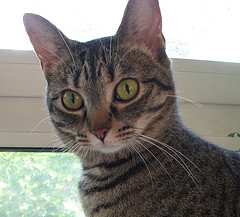
#> input picture demos/keras/cat.jpeg, 240 x 217 px
$ python catfmt.py   (Python 2 division)   (older library calls are emulated)
#> lines starting #> are read from the running program, lines starting #| are printed output that depends on the picture
from scipy import misc
import copy
import numpy as np
# [7 lines of commented-out code are left out]
im = misc.imread('cat.jpeg')
#> im is the input picture: shape (217, 240, 3); mean R, G, B 136.8, 133.7, 127.7
im = misc.imresize(im, (227, 227)).astype(np.float32)
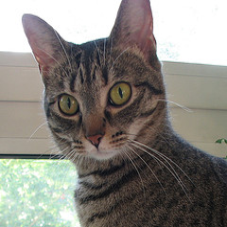
#> im: shape (227, 227, 3) float32; mean R, G, B 136.8, 133.7, 127.7
aux = copy.copy(im)
im[:, :, 0] = aux[:, :, 2]
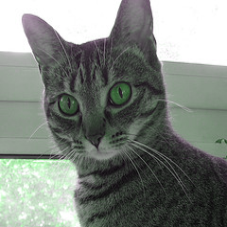
#> im: shape (227, 227, 3) float32; mean R, G, B 127.7, 133.7, 127.7
im[:, :, 2] = aux[:, :, 0]
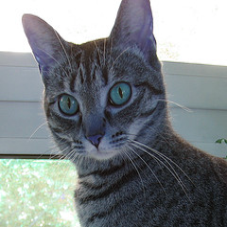
#> im: shape (227, 227, 3) float32; mean R, G, B 127.7, 133.7, 136.8

# Remove image mean
im[:, :, 0] -= 104.006
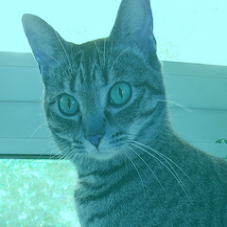
#> im: shape (227, 227, 3) float32; mean R, G, B 23.7, 133.7, 136.8; drawn with min black and max white
im[:, :, 1] -= 116.669
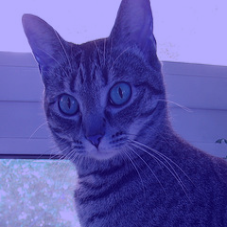
#> im: shape (227, 227, 3) float32; mean R, G, B 23.7, 17.1, 136.8; drawn with min black and max white
im[:, :, 2] -= 122.679
# im = np.expand_dims(im, axis=0)

print im
#> (printed output is left out)

bytearr = im.astype(np.float32)


shape = 'x'.join(str(x) for x in list(im.shape))
# weight = weight_name[len(layer_name)+1:].split(":")[0]

name = 'cat-' + shape
#> name = 'cat-227x227x3'

# meta['type'] = 'float32'
# self.metadata.append(meta)
# offset += len(bytearr)
bytearr.tofile(name)

$ run again, with demos/keras/paper.jpg copied over demos/keras/cat.jpeg
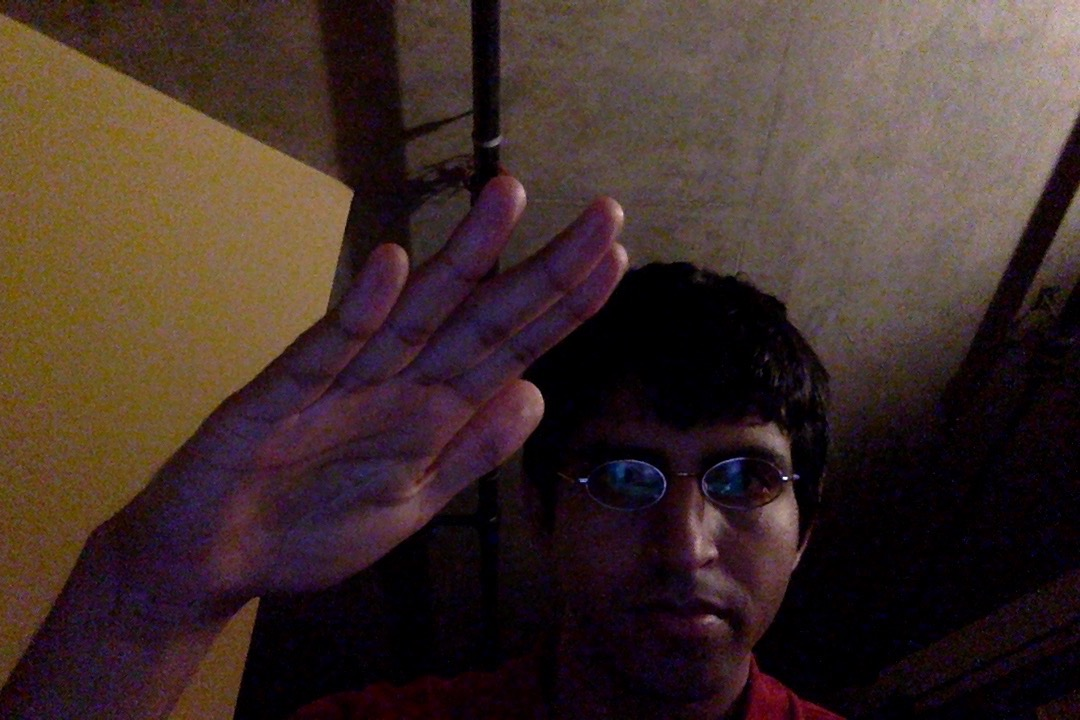
#> input picture demos/keras/paper.jpg, 1080 x 720 px
#> im is the input picture: shape (720, 1080, 3); mean R, G, B 63.6, 46, 42
#> `im[:, :, 1] -= 116.669`:
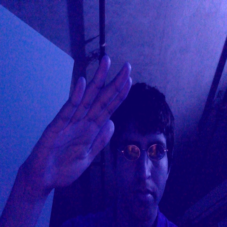
#> im: shape (227, 227, 3) float32; mean R, G, B -62, -70.7, 63.6; drawn with min black and max white
#> `im[:, :, 2] -= 122.679`:
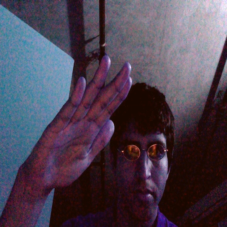
#> im: shape (227, 227, 3) float32; mean R, G, B -62, -70.7, -59.1; drawn with min black and max white
#> (printed output is left out)

$ run again, with demos/keras/scissors.jpg copied over demos/keras/cat.jpeg
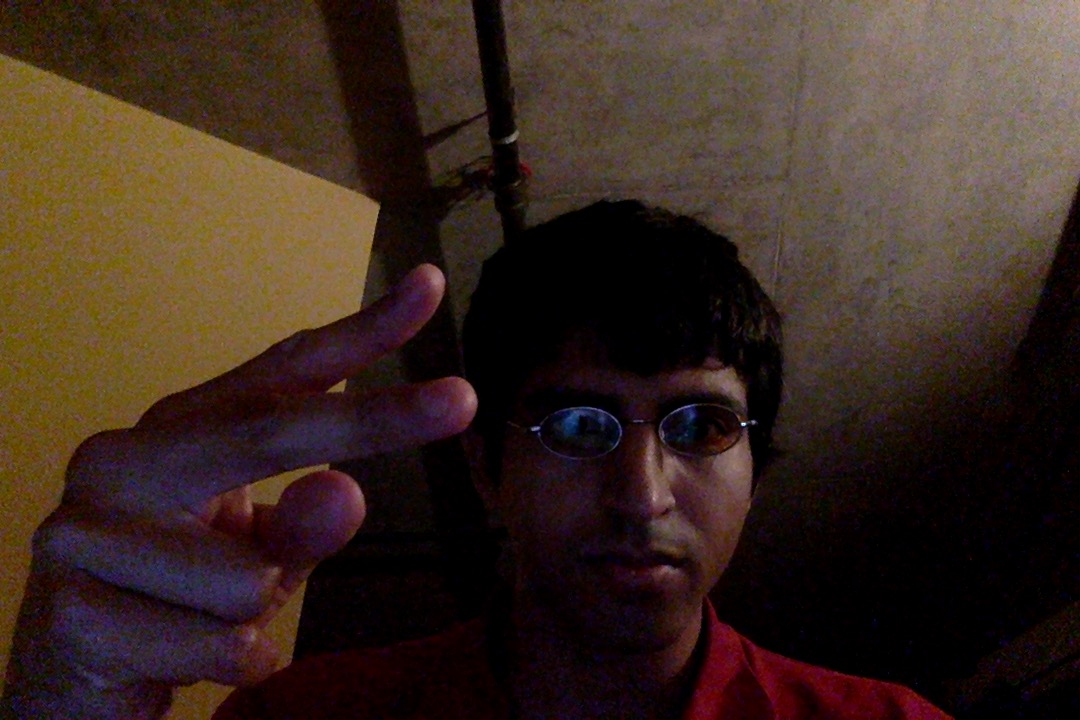
#> input picture demos/keras/scissors.jpg, 1080 x 720 px
#> im is the input picture: shape (720, 1080, 3); mean R, G, B 57.7, 41, 32.3
#> `im[:, :, 1] -= 116.669`:
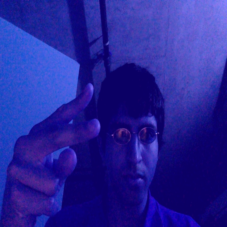
#> im: shape (227, 227, 3) float32; mean R, G, B -71.7, -75.7, 57.7; drawn with min black and max white
#> `im[:, :, 2] -= 122.679`:
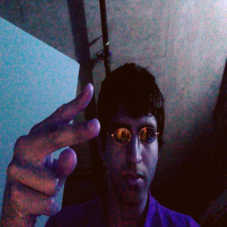
#> im: shape (227, 227, 3) float32; mean R, G, B -71.7, -75.7, -65; drawn with min black and max white
#> (printed output is left out)

$ run again, with demos/keras/sims.png saved as demos/keras/cat.jpeg
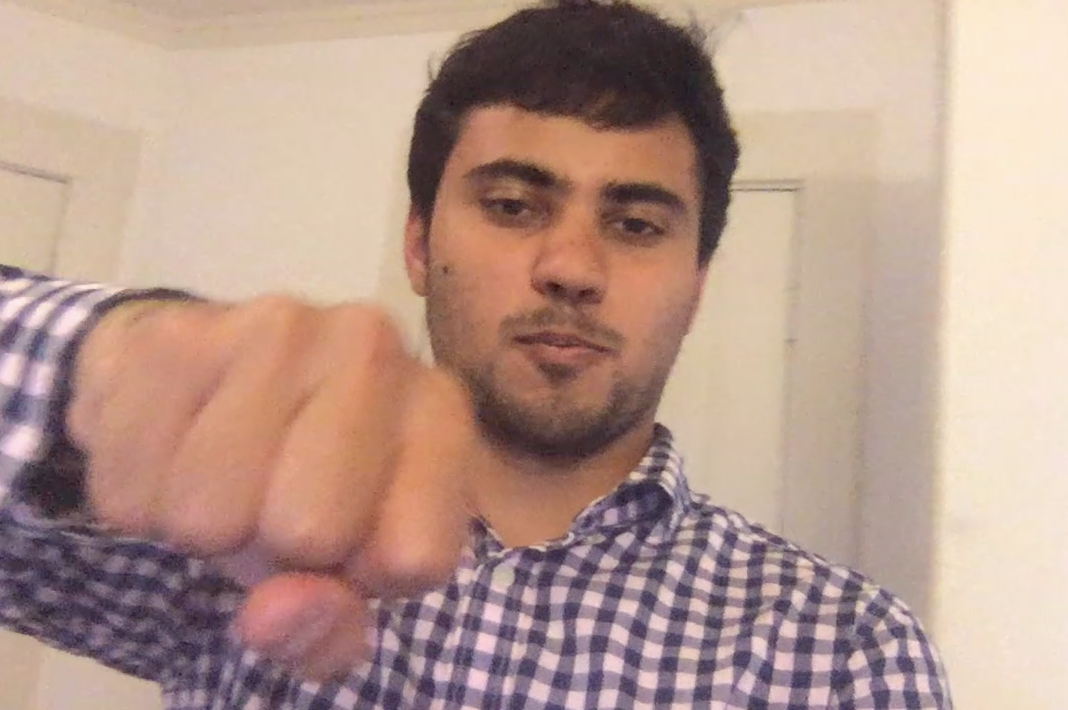
#> input picture demos/keras/sims.png, 2136 x 1420 px (shown at 1/2 size)
#> im is the input picture: shape (1420, 2136, 3); mean R, G, B 182.2, 152.6, 140.4
#> `im[:, :, 1] -= 116.669`:
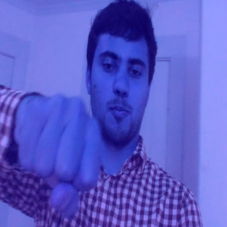
#> im: shape (227, 227, 3) float32; mean R, G, B 36.4, 35.9, 182.2; drawn with min black and max white
#> `im[:, :, 2] -= 122.679`:
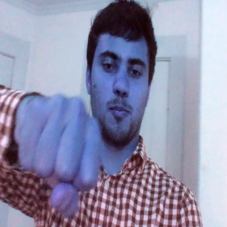
#> im: shape (227, 227, 3) float32; mean R, G, B 36.4, 35.9, 59.5; drawn with min black and max white
#> (printed output is left out)
